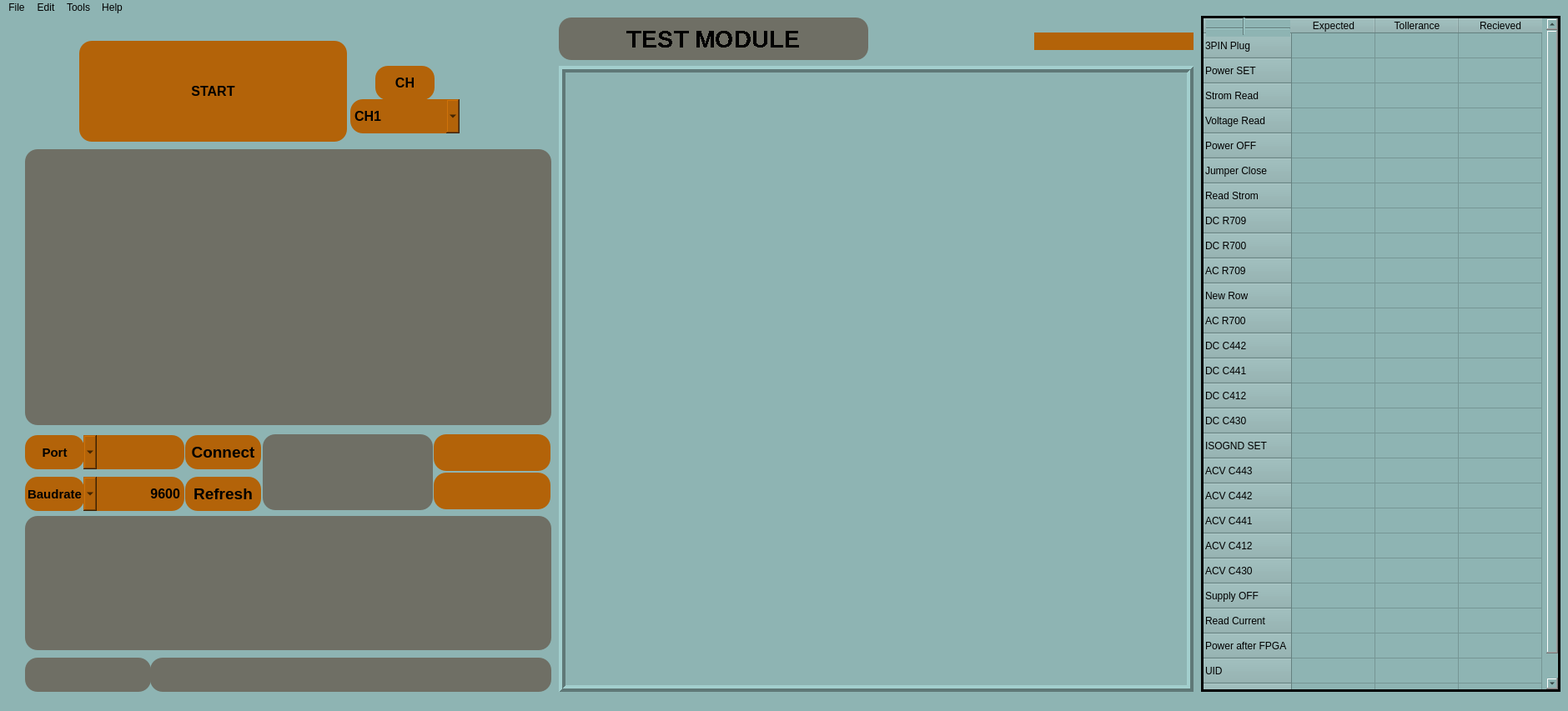
<?xml version="1.0" encoding="UTF-8"?>
<ui version="4.0">
 <class>APP</class>
 <widget class="QMainWindow" name="APP">
  <property name="geometry">
   <rect>
    <x>0</x>
    <y>0</y>
    <width>1880</width>
    <height>853</height>
   </rect>
  </property>
  <property name="windowTitle">
   <string>MainWindow</string>
  </property>
  <property name="toolTip">
   <string>&lt;html&gt;&lt;head/&gt;&lt;body&gt;&lt;p&gt;&lt;br/&gt;&lt;/p&gt;&lt;/body&gt;&lt;/html&gt;</string>
  </property>
  <property name="styleSheet">
   <string notr="true">background-color: rgb(142, 180, 179);</string>
  </property>
  <widget class="QWidget" name="centralwidget">
   <widget class="QLabel" name="image_label">
    <property name="geometry">
     <rect>
      <x>670</x>
      <y>60</y>
      <width>761</width>
      <height>751</height>
     </rect>
    </property>
    <property name="styleSheet">
     <string notr="true">border-color: rgb(0, 0, 0);
selection-color: rgb(0, 85, 255);</string>
    </property>
    <property name="frameShape">
     <enum>QFrame::Box</enum>
    </property>
    <property name="frameShadow">
     <enum>QFrame::Raised</enum>
    </property>
    <property name="lineWidth">
     <number>4</number>
    </property>
    <property name="text">
     <string/>
    </property>
    <property name="alignment">
     <set>Qt::AlignCenter</set>
    </property>
   </widget>
   <widget class="QLabel" name="title_label">
    <property name="geometry">
     <rect>
      <x>670</x>
      <y>2</y>
      <width>371</width>
      <height>51</height>
     </rect>
    </property>
    <property name="font">
     <font>
      <family>MS Shell Dlg 2</family>
      <pointsize>22</pointsize>
      <weight>75</weight>
      <bold>true</bold>
      <stylestrategy>NoAntialias</stylestrategy>
     </font>
    </property>
    <property name="styleSheet">
     <string notr="true">background-color: rgb(111, 111, 101);
border-radius : 15px;</string>
    </property>
    <property name="frameShape">
     <enum>QFrame::Box</enum>
    </property>
    <property name="frameShadow">
     <enum>QFrame::Sunken</enum>
    </property>
    <property name="lineWidth">
     <number>2</number>
    </property>
    <property name="text">
     <string>TEST MODULE</string>
    </property>
    <property name="alignment">
     <set>Qt::AlignCenter</set>
    </property>
   </widget>
   <widget class="QLabel" name="time_label">
    <property name="geometry">
     <rect>
      <x>1240</x>
      <y>20</y>
      <width>191</width>
      <height>21</height>
     </rect>
    </property>
    <property name="font">
     <font>
      <pointsize>10</pointsize>
      <weight>50</weight>
      <bold>false</bold>
     </font>
    </property>
    <property name="styleSheet">
     <string notr="true">background-color: rgb(179, 99, 9);
border-radius : 15px;</string>
    </property>
    <property name="frameShape">
     <enum>QFrame::WinPanel</enum>
    </property>
    <property name="frameShadow">
     <enum>QFrame::Sunken</enum>
    </property>
    <property name="lineWidth">
     <number>2</number>
    </property>
    <property name="text">
     <string/>
    </property>
   </widget>
   <widget class="QWidget" name="widget" native="true">
    <property name="geometry">
     <rect>
      <x>90</x>
      <y>30</y>
      <width>511</width>
      <height>121</height>
     </rect>
    </property>
    <widget class="QPushButton" name="start_button">
     <property name="geometry">
      <rect>
       <x>5</x>
       <y>0</y>
       <width>321</width>
       <height>121</height>
      </rect>
     </property>
     <property name="font">
      <font>
       <pointsize>12</pointsize>
       <weight>75</weight>
       <bold>true</bold>
      </font>
     </property>
     <property name="styleSheet">
      <string notr="true">background-color: rgb(179, 99, 9);
border-radius : 15px;</string>
     </property>
     <property name="text">
      <string>START</string>
     </property>
     <property name="checkable">
      <bool>false</bool>
     </property>
    </widget>
    <widget class="QLabel" name="ch_button">
     <property name="geometry">
      <rect>
       <x>360</x>
       <y>30</y>
       <width>71</width>
       <height>41</height>
      </rect>
     </property>
     <property name="font">
      <font>
       <pointsize>12</pointsize>
       <weight>75</weight>
       <bold>true</bold>
      </font>
     </property>
     <property name="styleSheet">
      <string notr="true">background-color: rgb(179, 99, 9);
border-radius : 15px;</string>
     </property>
     <property name="frameShape">
      <enum>QFrame::Panel</enum>
     </property>
     <property name="frameShadow">
      <enum>QFrame::Raised</enum>
     </property>
     <property name="lineWidth">
      <number>2</number>
     </property>
     <property name="text">
      <string>CH</string>
     </property>
     <property name="alignment">
      <set>Qt::AlignCenter</set>
     </property>
    </widget>
    <widget class="QComboBox" name="channel_combobox">
     <property name="geometry">
      <rect>
       <x>330</x>
       <y>70</y>
       <width>131</width>
       <height>41</height>
      </rect>
     </property>
     <property name="font">
      <font>
       <pointsize>12</pointsize>
       <weight>75</weight>
       <bold>true</bold>
      </font>
     </property>
     <property name="layoutDirection">
      <enum>Qt::LeftToRight</enum>
     </property>
     <property name="styleSheet">
      <string notr="true">background-color: rgb(179, 99, 9);
border-radius : 15px;</string>
     </property>
     <item>
      <property name="text">
       <string>CH1</string>
      </property>
     </item>
     <item>
      <property name="text">
       <string>CH2</string>
      </property>
     </item>
     <item>
      <property name="text">
       <string>CH3</string>
      </property>
     </item>
     <item>
      <property name="text">
       <string>Parallel</string>
      </property>
     </item>
    </widget>
   </widget>
   <widget class="QWidget" name="widget_2" native="true">
    <property name="geometry">
     <rect>
      <x>30</x>
      <y>160</y>
      <width>631</width>
      <height>331</height>
     </rect>
    </property>
    <widget class="QLabel" name="info_label">
     <property name="geometry">
      <rect>
       <x>0</x>
       <y>0</y>
       <width>631</width>
       <height>331</height>
      </rect>
     </property>
     <property name="font">
      <font>
       <pointsize>14</pointsize>
       <weight>75</weight>
       <bold>true</bold>
       <underline>false</underline>
      </font>
     </property>
     <property name="mouseTracking">
      <bool>true</bool>
     </property>
     <property name="styleSheet">
      <string notr="true">background-color: rgb(111, 111, 101);
border-radius : 15px;</string>
     </property>
     <property name="frameShape">
      <enum>QFrame::WinPanel</enum>
     </property>
     <property name="frameShadow">
      <enum>QFrame::Sunken</enum>
     </property>
     <property name="lineWidth">
      <number>3</number>
     </property>
     <property name="text">
      <string/>
     </property>
     <property name="alignment">
      <set>Qt::AlignCenter</set>
     </property>
    </widget>
   </widget>
   <widget class="QWidget" name="widget_4" native="true">
    <property name="geometry">
     <rect>
      <x>20</x>
      <y>500</y>
      <width>641</width>
      <height>311</height>
     </rect>
    </property>
    <widget class="QPushButton" name="refresh_button">
     <property name="geometry">
      <rect>
       <x>202</x>
       <y>53</y>
       <width>91</width>
       <height>41</height>
      </rect>
     </property>
     <property name="font">
      <font>
       <pointsize>14</pointsize>
       <weight>75</weight>
       <bold>true</bold>
      </font>
     </property>
     <property name="styleSheet">
      <string notr="true">background-color: rgb(179, 99, 9);
border-radius : 15px;</string>
     </property>
     <property name="text">
      <string>Refresh</string>
     </property>
     <property name="checkable">
      <bool>false</bool>
     </property>
    </widget>
    <widget class="QPushButton" name="connect_button">
     <property name="geometry">
      <rect>
       <x>202</x>
       <y>3</y>
       <width>91</width>
       <height>41</height>
      </rect>
     </property>
     <property name="font">
      <font>
       <pointsize>14</pointsize>
       <weight>75</weight>
       <bold>true</bold>
      </font>
     </property>
     <property name="styleSheet">
      <string notr="true">background-color: rgb(179, 99, 9);
border-radius : 15px;</string>
     </property>
     <property name="text">
      <string>Connect</string>
     </property>
     <property name="checkable">
      <bool>false</bool>
     </property>
    </widget>
    <widget class="QLabel" name="port_label">
     <property name="geometry">
      <rect>
       <x>10</x>
       <y>3</y>
       <width>71</width>
       <height>41</height>
      </rect>
     </property>
     <property name="font">
      <font>
       <pointsize>11</pointsize>
       <weight>75</weight>
       <bold>true</bold>
      </font>
     </property>
     <property name="styleSheet">
      <string notr="true">background-color: rgb(179, 99, 9);
border-radius : 15px;</string>
     </property>
     <property name="frameShape">
      <enum>QFrame::Panel</enum>
     </property>
     <property name="frameShadow">
      <enum>QFrame::Sunken</enum>
     </property>
     <property name="lineWidth">
      <number>2</number>
     </property>
     <property name="text">
      <string>Port</string>
     </property>
     <property name="alignment">
      <set>Qt::AlignCenter</set>
     </property>
    </widget>
    <widget class="QComboBox" name="port_box">
     <property name="geometry">
      <rect>
       <x>80</x>
       <y>3</y>
       <width>121</width>
       <height>41</height>
      </rect>
     </property>
     <property name="font">
      <font>
       <pointsize>10</pointsize>
       <weight>75</weight>
       <bold>true</bold>
      </font>
     </property>
     <property name="layoutDirection">
      <enum>Qt::RightToLeft</enum>
     </property>
     <property name="styleSheet">
      <string notr="true">background-color: rgb(179, 99, 9);
border-radius : 15px;</string>
     </property>
    </widget>
    <widget class="QLabel" name="baudrate_label">
     <property name="geometry">
      <rect>
       <x>10</x>
       <y>53</y>
       <width>71</width>
       <height>41</height>
      </rect>
     </property>
     <property name="font">
      <font>
       <pointsize>11</pointsize>
       <weight>75</weight>
       <bold>true</bold>
      </font>
     </property>
     <property name="styleSheet">
      <string notr="true">background-color: rgb(179, 99, 9);
border-radius : 15px;</string>
     </property>
     <property name="frameShape">
      <enum>QFrame::Panel</enum>
     </property>
     <property name="frameShadow">
      <enum>QFrame::Sunken</enum>
     </property>
     <property name="lineWidth">
      <number>2</number>
     </property>
     <property name="text">
      <string>Baudrate</string>
     </property>
     <property name="alignment">
      <set>Qt::AlignCenter</set>
     </property>
    </widget>
    <widget class="QComboBox" name="baudrate_box">
     <property name="geometry">
      <rect>
       <x>80</x>
       <y>53</y>
       <width>121</width>
       <height>41</height>
      </rect>
     </property>
     <property name="font">
      <font>
       <pointsize>12</pointsize>
       <weight>75</weight>
       <bold>true</bold>
      </font>
     </property>
     <property name="layoutDirection">
      <enum>Qt::RightToLeft</enum>
     </property>
     <property name="styleSheet">
      <string notr="true">background-color: rgb(179, 99, 9);
border-radius : 15px;</string>
     </property>
     <item>
      <property name="text">
       <string>9600</string>
      </property>
     </item>
     <item>
      <property name="text">
       <string>57600</string>
      </property>
     </item>
     <item>
      <property name="text">
       <string>115200</string>
      </property>
     </item>
    </widget>
    <widget class="QLineEdit" name="Final_result_box">
     <property name="geometry">
      <rect>
       <x>160</x>
       <y>270</y>
       <width>481</width>
       <height>41</height>
      </rect>
     </property>
     <property name="font">
      <font>
       <pointsize>10</pointsize>
       <weight>75</weight>
       <bold>true</bold>
      </font>
     </property>
     <property name="styleSheet">
      <string notr="true">background-color: rgb(111, 111, 101);
border-radius : 15px;</string>
     </property>
     <property name="frame">
      <bool>true</bool>
     </property>
     <property name="alignment">
      <set>Qt::AlignLeading|Qt::AlignLeft|Qt::AlignVCenter</set>
     </property>
    </widget>
    <widget class="QLineEdit" name="id_Edit">
     <property name="geometry">
      <rect>
       <x>10</x>
       <y>270</y>
       <width>151</width>
       <height>41</height>
      </rect>
     </property>
     <property name="font">
      <font>
       <pointsize>10</pointsize>
       <weight>75</weight>
       <bold>true</bold>
      </font>
     </property>
     <property name="styleSheet">
      <string notr="true">background-color: rgb(111, 111, 101);
border-radius : 15px;</string>
     </property>
     <property name="frame">
      <bool>true</bool>
     </property>
     <property name="alignment">
      <set>Qt::AlignCenter</set>
     </property>
    </widget>
    <widget class="QTextBrowser" name="textBrowser">
     <property name="geometry">
      <rect>
       <x>10</x>
       <y>100</y>
       <width>631</width>
       <height>161</height>
      </rect>
     </property>
     <property name="styleSheet">
      <string notr="true">background-color: rgb(111, 111, 101);
border-radius : 15px;</string>
     </property>
     <property name="frameShape">
      <enum>QFrame::WinPanel</enum>
     </property>
     <property name="lineWidth">
      <number>3</number>
     </property>
     <property name="midLineWidth">
      <number>1</number>
     </property>
    </widget>
    <widget class="QLabel" name="result_label">
     <property name="geometry">
      <rect>
       <x>295</x>
       <y>2</y>
       <width>204</width>
       <height>91</height>
      </rect>
     </property>
     <property name="font">
      <font>
       <pointsize>12</pointsize>
       <weight>75</weight>
       <bold>true</bold>
      </font>
     </property>
     <property name="styleSheet">
      <string notr="true">background-color: rgb(111, 111, 101);
border-radius : 15px;</string>
     </property>
     <property name="frameShape">
      <enum>QFrame::Panel</enum>
     </property>
     <property name="lineWidth">
      <number>2</number>
     </property>
     <property name="text">
      <string/>
     </property>
     <property name="alignment">
      <set>Qt::AlignCenter</set>
     </property>
    </widget>
    <widget class="QLabel" name="dc_voltlabel">
     <property name="geometry">
      <rect>
       <x>500</x>
       <y>2</y>
       <width>140</width>
       <height>44</height>
      </rect>
     </property>
     <property name="font">
      <font>
       <pointsize>12</pointsize>
       <weight>75</weight>
       <bold>true</bold>
      </font>
     </property>
     <property name="styleSheet">
      <string notr="true">background-color: rgb(179, 99, 9);
border-radius : 15px;</string>
     </property>
     <property name="frameShape">
      <enum>QFrame::Panel</enum>
     </property>
     <property name="lineWidth">
      <number>2</number>
     </property>
     <property name="text">
      <string/>
     </property>
     <property name="alignment">
      <set>Qt::AlignCenter</set>
     </property>
    </widget>
    <widget class="QLabel" name="ac_voltlabel">
     <property name="geometry">
      <rect>
       <x>500</x>
       <y>48</y>
       <width>140</width>
       <height>44</height>
      </rect>
     </property>
     <property name="font">
      <font>
       <pointsize>12</pointsize>
       <weight>75</weight>
       <bold>true</bold>
      </font>
     </property>
     <property name="styleSheet">
      <string notr="true">background-color: rgb(179, 99, 9);
border-radius : 15px;</string>
     </property>
     <property name="frameShape">
      <enum>QFrame::Panel</enum>
     </property>
     <property name="lineWidth">
      <number>2</number>
     </property>
     <property name="text">
      <string/>
     </property>
     <property name="alignment">
      <set>Qt::AlignCenter</set>
     </property>
    </widget>
   </widget>
   <widget class="QTableWidget" name="tableWidget">
    <property name="geometry">
     <rect>
      <x>1440</x>
      <y>0</y>
      <width>431</width>
      <height>811</height>
     </rect>
    </property>
    <property name="frameShape">
     <enum>QFrame::Panel</enum>
    </property>
    <property name="frameShadow">
     <enum>QFrame::Plain</enum>
    </property>
    <property name="lineWidth">
     <number>3</number>
    </property>
    <attribute name="horizontalHeaderMinimumSectionSize">
     <number>39</number>
    </attribute>
    <row>
     <property name="text">
      <string>3PIN Plug</string>
     </property>
    </row>
    <row>
     <property name="text">
      <string>Power SET</string>
     </property>
    </row>
    <row>
     <property name="text">
      <string>Strom Read</string>
     </property>
    </row>
    <row>
     <property name="text">
      <string>Voltage Read</string>
     </property>
    </row>
    <row>
     <property name="text">
      <string>Power OFF</string>
     </property>
    </row>
    <row>
     <property name="text">
      <string>Jumper Close</string>
     </property>
    </row>
    <row>
     <property name="text">
      <string>Read Strom</string>
     </property>
    </row>
    <row>
     <property name="text">
      <string>DC R709</string>
     </property>
    </row>
    <row>
     <property name="text">
      <string>DC R700</string>
     </property>
    </row>
    <row>
     <property name="text">
      <string>AC R709</string>
     </property>
    </row>
    <row>
     <property name="text">
      <string>New Row</string>
     </property>
    </row>
    <row>
     <property name="text">
      <string>AC R700</string>
     </property>
    </row>
    <row>
     <property name="text">
      <string>DC C442</string>
     </property>
    </row>
    <row>
     <property name="text">
      <string>DC C441</string>
     </property>
    </row>
    <row>
     <property name="text">
      <string>DC C412</string>
     </property>
    </row>
    <row>
     <property name="text">
      <string>DC C430</string>
     </property>
    </row>
    <row>
     <property name="text">
      <string>ISOGND SET</string>
     </property>
    </row>
    <row>
     <property name="text">
      <string>ACV C443</string>
     </property>
    </row>
    <row>
     <property name="text">
      <string>ACV C442</string>
     </property>
    </row>
    <row>
     <property name="text">
      <string>ACV C441</string>
     </property>
    </row>
    <row>
     <property name="text">
      <string>ACV C412</string>
     </property>
    </row>
    <row>
     <property name="text">
      <string>ACV C430</string>
     </property>
    </row>
    <row>
     <property name="text">
      <string>Supply OFF</string>
     </property>
    </row>
    <row>
     <property name="text">
      <string>Read Current</string>
     </property>
    </row>
    <row>
     <property name="text">
      <string>Power after FPGA</string>
     </property>
    </row>
    <row>
     <property name="text">
      <string>UID</string>
     </property>
    </row>
    <row>
     <property name="text">
      <string>New Row</string>
     </property>
    </row>
    <column>
     <property name="text">
      <string>Expected</string>
     </property>
    </column>
    <column>
     <property name="text">
      <string>Tollerance</string>
     </property>
    </column>
    <column>
     <property name="text">
      <string>Recieved</string>
     </property>
    </column>
    <item row="0" column="0">
     <property name="textAlignment">
      <set>AlignCenter</set>
     </property>
    </item>
    <item row="0" column="1">
     <property name="textAlignment">
      <set>AlignCenter</set>
     </property>
    </item>
    <item row="0" column="2">
     <property name="textAlignment">
      <set>AlignCenter</set>
     </property>
    </item>
   </widget>
   <widget class="Line" name="line">
    <property name="geometry">
     <rect>
      <x>1446</x>
      <y>5</y>
      <width>101</width>
      <height>20</height>
     </rect>
    </property>
    <property name="orientation">
     <enum>Qt::Horizontal</enum>
    </property>
   </widget>
   <widget class="Line" name="line_2">
    <property name="geometry">
     <rect>
      <x>1490</x>
      <y>2</y>
      <width>3</width>
      <height>21</height>
     </rect>
    </property>
    <property name="orientation">
     <enum>Qt::Vertical</enum>
    </property>
   </widget>
  </widget>
  <widget class="QStatusBar" name="statusbar"/>
  <widget class="QMenuBar" name="menubar">
   <property name="geometry">
    <rect>
     <x>0</x>
     <y>0</y>
     <width>1880</width>
     <height>21</height>
    </rect>
   </property>
   <widget class="QMenu" name="menuFile">
    <property name="title">
     <string>File</string>
    </property>
    <addaction name="actionNew"/>
    <addaction name="actionLoad"/>
    <addaction name="actionSave"/>
    <addaction name="actionSave_as"/>
    <addaction name="actionExit"/>
   </widget>
   <widget class="QMenu" name="menuEdit">
    <property name="title">
     <string>Edit</string>
    </property>
    <addaction name="actionVoltage_Test"/>
   </widget>
   <widget class="QMenu" name="menuTools">
    <property name="title">
     <string>Tools</string>
    </property>
    <addaction name="actionSet_Power"/>
   </widget>
   <widget class="QMenu" name="menuHelp">
    <property name="title">
     <string>Help</string>
    </property>
    <addaction name="actionAbout"/>
   </widget>
   <addaction name="menuFile"/>
   <addaction name="menuEdit"/>
   <addaction name="menuTools"/>
   <addaction name="menuHelp"/>
  </widget>
  <action name="actionNew">
   <property name="text">
    <string>New</string>
   </property>
  </action>
  <action name="actionLoad">
   <property name="text">
    <string>Load</string>
   </property>
  </action>
  <action name="actionSave">
   <property name="text">
    <string>Save</string>
   </property>
  </action>
  <action name="actionSave_as">
   <property name="text">
    <string>Save as</string>
   </property>
  </action>
  <action name="actionAbout">
   <property name="text">
    <string>About</string>
   </property>
  </action>
  <action name="actionExit">
   <property name="text">
    <string>Exit</string>
   </property>
  </action>
  <action name="actionVoltage_Test">
   <property name="text">
    <string>Voltage Test</string>
   </property>
  </action>
  <action name="actionSet_Power">
   <property name="text">
    <string>Set Power</string>
   </property>
  </action>
 </widget>
 <resources/>
 <connections/>
</ui>
